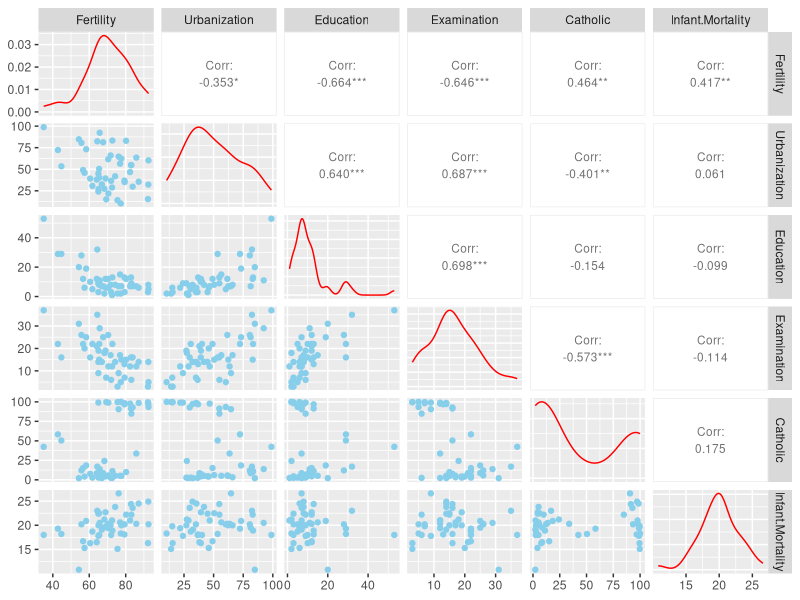
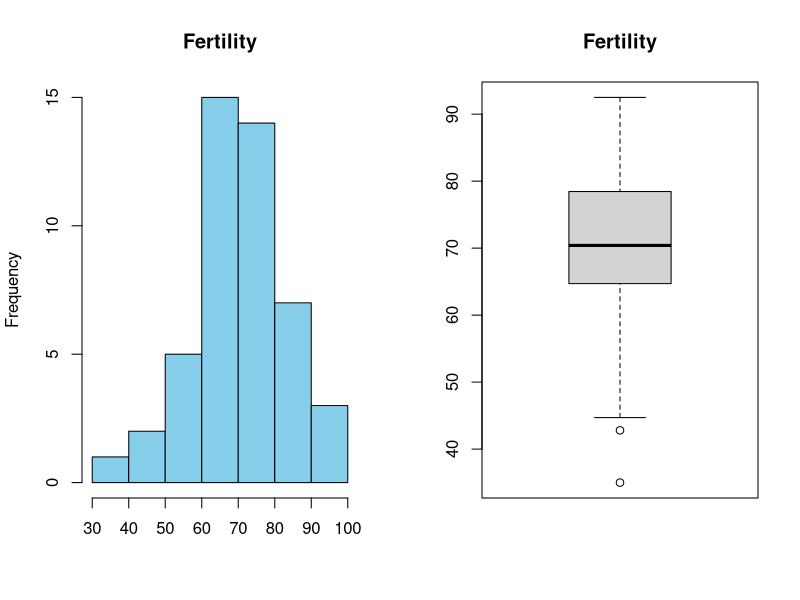
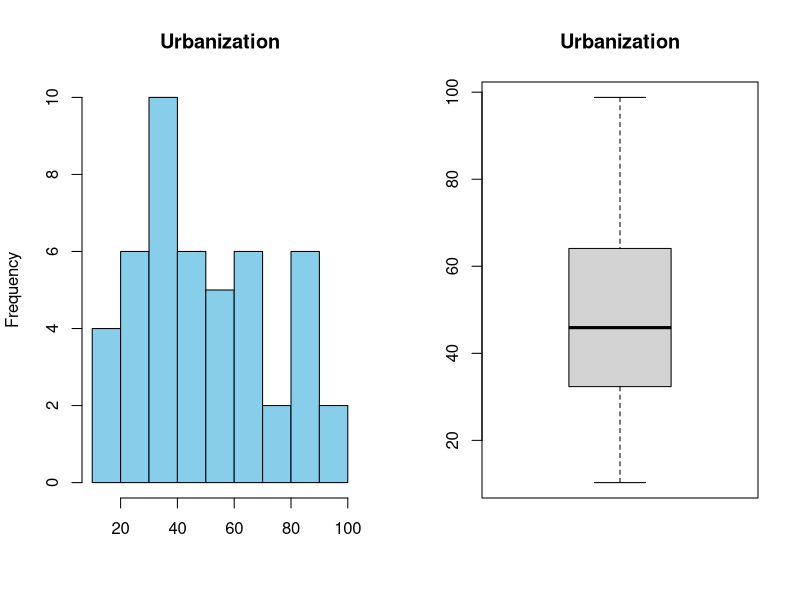
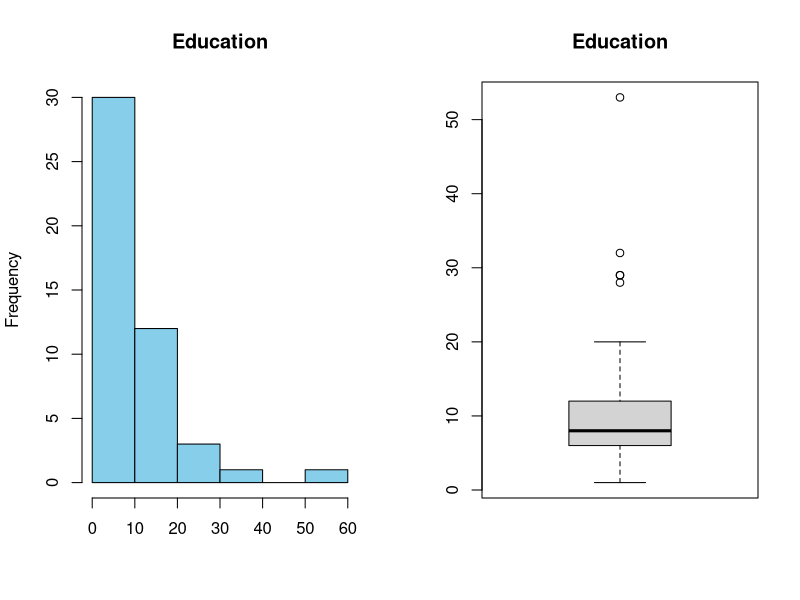
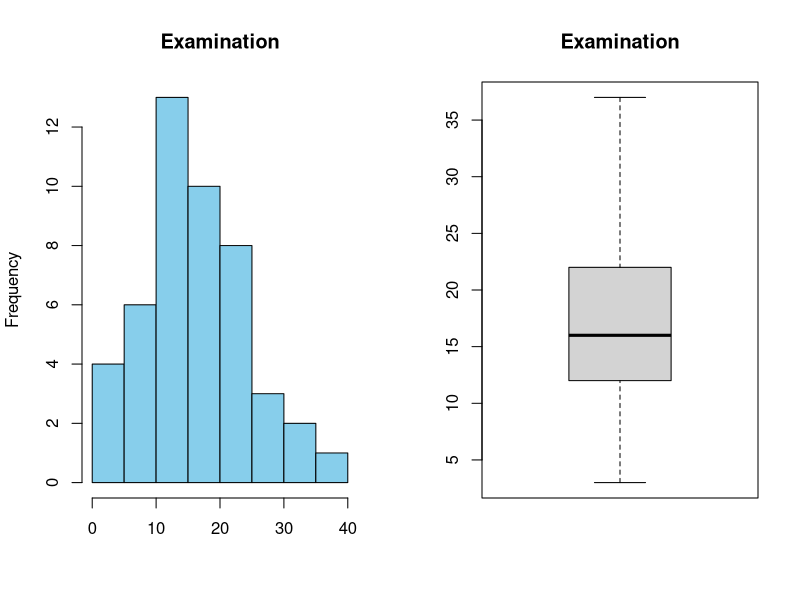
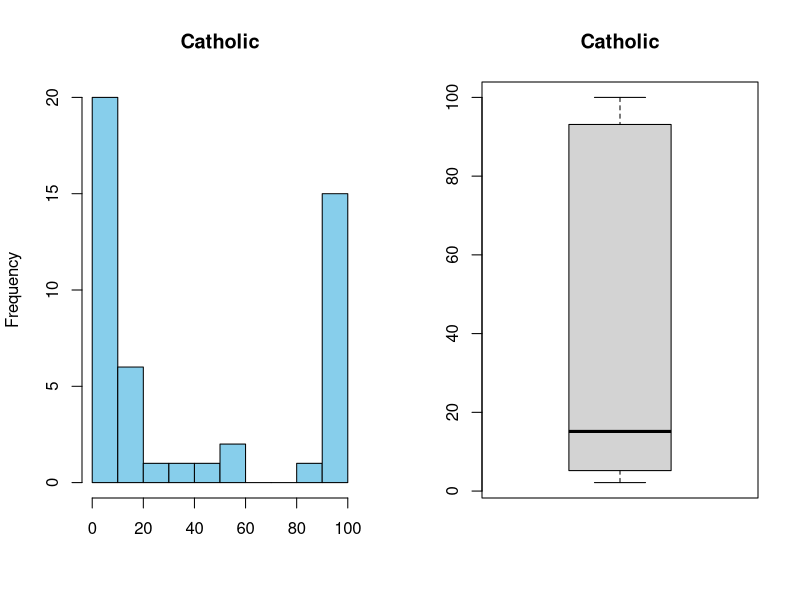
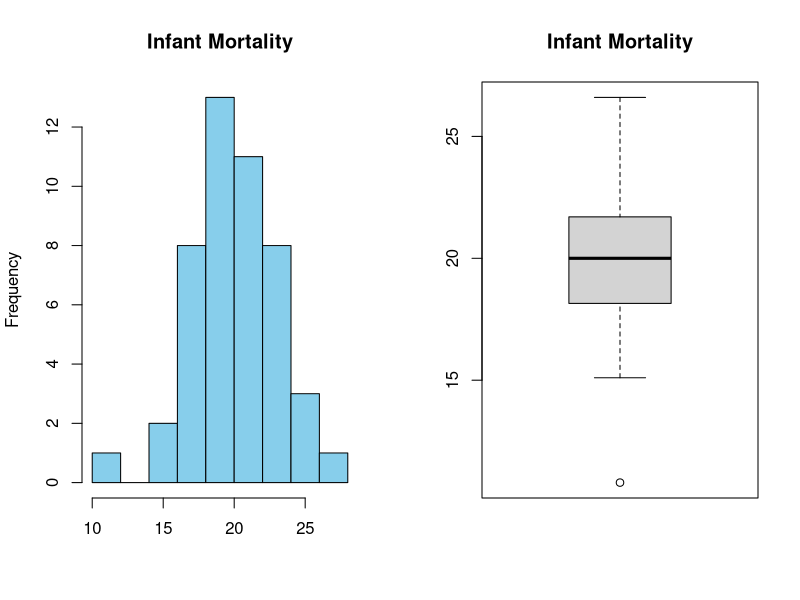
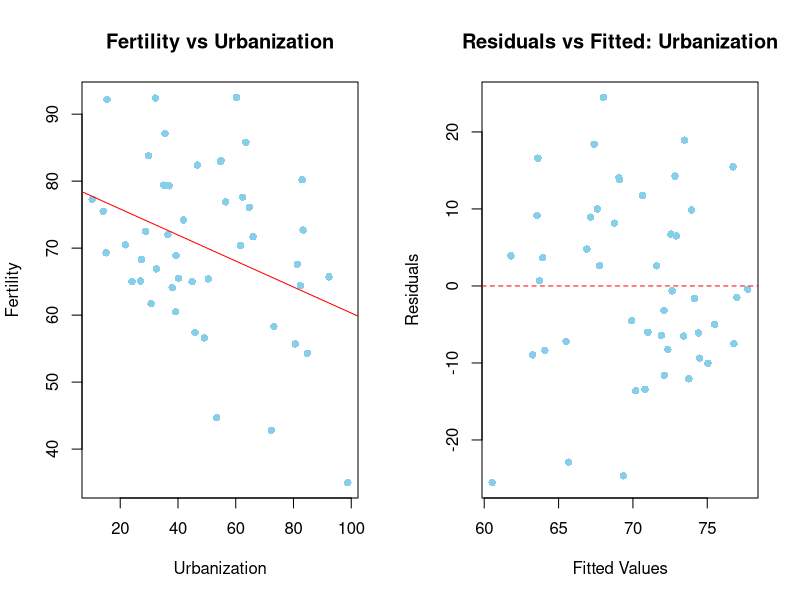

The R script that drew these images, in order:
# Fertility and the Demographic Transition: R Code

## Data

# Load dataset
library(datasets)
data(swiss)
summary(swiss)

# Create Urbanization variable
swiss$Urbanization <- 100 - swiss$Agriculture

# Define key variables
X1 <- swiss$Urbanization
X2 <- swiss$Education
X3 <- swiss$Examination
X4 <- swiss$Catholic
X5 <- swiss$Infant.Mortality
Y  <- swiss$Fertility

## Descriptive Analysis

# Correlation check
cor(swiss$Urbanization, swiss$Education)

# Scatterplot matrix
library(GGally)

ggpairs(
  swiss[, c("Fertility", "Urbanization", "Education", "Examination", "Catholic", "Infant.Mortality")],
  lower = list(continuous = wrap("points", colour = "skyblue")),
  upper = list(continuous = wrap("cor", size = 3)),
  diag = list(continuous = wrap("densityDiag", colour = "red"))
)

# Fertility
par(mfrow = c(1, 2))
hist(Y, main = "Fertility", col = "skyblue", xlab = "")
boxplot(Y, main = "Fertility")

# Urbanization
par(mfrow = c(1, 2))
hist(X1, main = "Urbanization", col = "skyblue", xlab = "")
boxplot(X1, main = "Urbanization")

# Education
par(mfrow = c(1, 2))
hist(X2, main = "Education", col = "skyblue", xlab = "")
boxplot(X2, main = "Education")

# Examination
par(mfrow = c(1, 2))
hist(X3, main = "Examination", col = "skyblue", xlab = "")
boxplot(X3, main = "Examination")

# Catholic
par(mfrow = c(1, 2))
hist(X4, main = "Catholic", col = "skyblue", xlab = "")
boxplot(X4, main = "Catholic")

# Infant Mortality
par(mfrow = c(1, 2))
hist(X5, main = "Infant Mortality", col = "skyblue", xlab = "")
boxplot(X5, main = "Infant Mortality")

## Ordinary Least Squares (OLS)

# Simple Regression 1: Fertility ~ Urbanization
lm_urban <- lm(Fertility ~ Urbanization, data = swiss)
summary(lm_urban)

plot(X1, Y,
     xlab = "Urbanization", ylab = "Fertility",
     main = "Fertility vs Urbanization",
     col = "skyblue", pch = 16)
abline(lm_urban, col = "red")

plot(fitted(lm_urban), resid(lm_urban),
     xlab = "Fitted Values", ylab = "Residuals",
     main = "Residuals vs Fitted: Urbanization",
     col = "skyblue", pch = 16)
abline(h = 0, col = "red", lty = 2)

# Simple Regression 2: Fertility ~ Education
lm_edu <- lm(Fertility ~ Education, data = swiss)
summary(lm_edu)

plot(X2, Y,
     xlab = "Education", ylab = "Fertility",
     main = "Fertility vs Education",
     col = "skyblue", pch = 16)
abline(lm_edu, col = "red")

plot(fitted(lm_edu), resid(lm_edu),
     xlab = "Fitted Values", ylab = "Residuals",
     main = "Residuals vs Fitted: Education",
     col = "skyblue", pch = 16)
abline(h = 0, col = "red", lty = 2)

# Simple Regression 3: Fertility ~ Examination
lm_exam <- lm(Fertility ~ Examination, data = swiss)
summary(lm_exam)

plot(X3, Y,
     xlab = "Examination", ylab = "Fertility",
     main = "Fertility vs Examination",
     col = "skyblue", pch = 16)
abline(lm_exam, col = "red")

plot(fitted(lm_exam), resid(lm_exam),
     xlab = "Fitted Values", ylab = "Residuals",
     main = "Residuals vs Fitted: Examination",
     col = "skyblue", pch = 16)
abline(h = 0, col = "red", lty = 2)

# Simple Regression 4: Fertility ~ Catholic
lm_cat <- lm(Fertility ~ Catholic, data = swiss)
summary(lm_cat)

plot(X4, Y,
     xlab = "Catholic", ylab = "Fertility",
     main = "Fertility vs Catholic",
     col = "skyblue", pch = 16)
abline(lm_cat, col = "red")

plot(fitted(lm_cat), resid(lm_cat),
     xlab = "Fitted Values", ylab = "Residuals",
     main = "Residuals vs Fitted: Catholic",
     col = "skyblue", pch = 16)
abline(h = 0, col = "red", lty = 2)

# Simple Regression 5: Fertility ~ Infant Mortality
lm_mort <- lm(Fertility ~ Infant.Mortality, data = swiss)
summary(lm_mort)

plot(X5, Y,
     xlab = "Infant Mortality", ylab = "Fertility",
     main = "Fertility vs Infant Mortality",
     col = "skyblue", pch = 16)
abline(lm_mort, col = "red")

plot(fitted(lm_mort), resid(lm_mort),
     xlab = "Fitted Values", ylab = "Residuals",
     main = "Residuals vs Fitted: Infant Mortality",
     col = "skyblue", pch = 16)
abline(h = 0, col = "red", lty = 2)

## Multivariate Models

# Model 1: Urbanization + Education
lm_urb_edu <- lm(Fertility ~ Urbanization + Education, data = swiss)
summary(lm_urb_edu)

plot(fitted(lm_urb_edu), resid(lm_urb_edu),
     xlab = "Fitted Values", ylab = "Residuals",
     main = "Residuals vs Fitted: Urb + Edu",
     col = "skyblue", pch = 16)
abline(h = 0, col = "red", lty = 2)

# Model 2: Urbanization + Education + Examination
lm_urb_edu_exam <- lm(Fertility ~ Urbanization + Education + Examination, data = swiss)
summary(lm_urb_edu_exam)

plot(fitted(lm_urb_edu_exam), resid(lm_urb_edu_exam),
     xlab = "Fitted Values", ylab = "Residuals",
     main = "Residuals vs Fitted: + Examination",
     col = "skyblue", pch = 16)
abline(h = 0, col = "red", lty = 2)

# Model 3: Urbanization + Education + Examination + Catholic
lm_model4 <- lm(Fertility ~ Urbanization + Education + Examination + Catholic, data = swiss)
summary(lm_model4)

plot(fitted(lm_model4), resid(lm_model4),
     xlab = "Fitted Values", ylab = "Residuals",
     main = "Residuals vs Fitted: + Catholic",
     col = "skyblue", pch = 16)
abline(h = 0, col = "red", lty = 2)

# Model 4: Full Model (Urbanization + Education + Examination + Catholic + Infant Mortality)
lm_model5 <- lm(Fertility ~ Urbanization + Education + Examination + Catholic + Infant.Mortality, data = swiss)
summary(lm_model5)

plot(fitted(lm_model5), resid(lm_model5),
     xlab = "Fitted Values", ylab = "Residuals",
     main = "Residuals vs Fitted: Full Model",
     col = "skyblue", pch = 16)
abline(h = 0, col = "red", lty = 2)

## Q-Q Plots: Normality Check of Residuals

par(mfrow = c(3, 3))

qqnorm(resid(lm_urban), main = "Q-Q: Urbanization", col = "skyblue", pch = 16); qqline(resid(lm_urban), col = "red")
qqnorm(resid(lm_edu), main = "Q-Q: Education", col = "skyblue", pch = 16); qqline(resid(lm_edu), col = "red")
qqnorm(resid(lm_exam), main = "Q-Q: Examination", col = "skyblue", pch = 16); qqline(resid(lm_exam), col = "red")
qqnorm(resid(lm_cat), main = "Q-Q: Catholic", col = "skyblue", pch = 16); qqline(resid(lm_cat), col = "red")
qqnorm(resid(lm_mort), main = "Q-Q: Infant Mortality", col = "skyblue", pch = 16); qqline(resid(lm_mort), col = "red")

qqnorm(resid(lm_urb_edu), main = "Q-Q: Urb + Edu", col = "skyblue", pch = 16); qqline(resid(lm_urb_edu), col = "red")
qqnorm(resid(lm_urb_edu_exam), main = "Q-Q: + Examination", col = "skyblue", pch = 16); qqline(resid(lm_urb_edu_exam), col = "red")
qqnorm(resid(lm_model4), main = "Q-Q: + Catholic", col = "skyblue", pch = 16); qqline(resid(lm_model4), col = "red")
qqnorm(resid(lm_model5), main = "Q-Q: Full Model", col = "skyblue", pch = 16); qqline(resid(lm_model5), col = "red")




